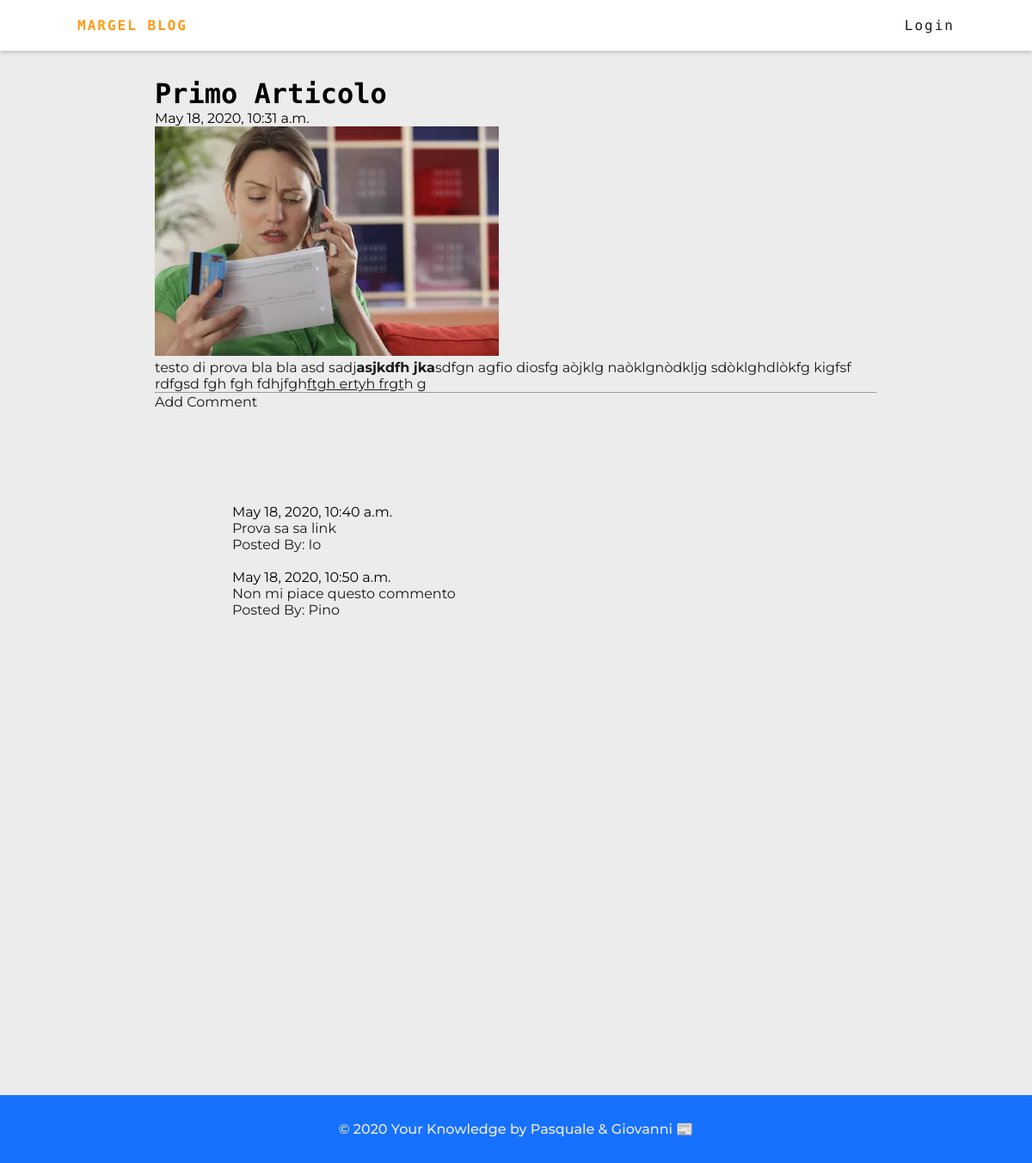
/blog/article/1, run on the app's committed database.
### blog_app/models.py (models this page shows, shortened)
class Article(models.Model):
    author = models.ForeignKey('auth.user', on_delete=models.CASCADE)
    title = models.CharField(max_length=100)
    content = models.TextField()
    image = models.ImageField(upload_to='article_pics', blank=True)
    pub_date = models.DateTimeField('date published', blank=True, null=True)
    create_date = models.DateTimeField(default=timezone.now)
    category = models.ForeignKey(Category, on_delete=models.CASCADE, blank=True)
    tag = models.ManyToManyField(Tag)
    pin = models.BooleanField(default=False)

class Comment(models.Model):
    article = models.ForeignKey(Article, related_name='comments', on_delete=models.CASCADE)
    author = models.CharField(max_length=200)
    text = models.TextField()
    create_date = models.DateTimeField(default = timezone.now)
    approved_comment = models.BooleanField(default=False)

### blog_app/views.py (the view)
# urls.py: path('article/<int:pk>', views.ArticleDetailView.as_view(), name='article_detail'),
class ArticleDetailView(DetailView):
    model = Article

### templates/blog_app/article_detail.html (shortened to what this page needs)
{% extends 'blog_app/base.html' %}
{% block main_content %}
<div class="container">
    <div class="news-deck">
    <h1>{{article.title}}</h1>
    {% if article.pub_date %}
        <div class="">
            {{article.pub_date}}
        </div>
    {% else %}
        <a class="" href="{% url 'blog_app:article_publish' pk=article.pk %}">Publish</a>
    {% endif %}
    {% if article.image %}
    <img src="{{article.image.url}}" />
    {% endif %}
    <p>{{article.content|safe|linebreaksbr}}</p>
    <hr>
    <a href="{% url 'blog_app:add_comment_to_article' pk=article.pk %}" class="btn btn-primary btn-comment">Add Comment</a>
    <div class="container">
        {% for comment in article.comments.all %}
        <br>
            {% if user.is_authenticated or comment.approved_comment %}
                {{comment.create_date}}
                <p>{{comment.text|safe|linebreaks}}</p>
                <p>Posted By: {{comment.author}}</p>
            {% endif %}
            {% empty %}
            <P>No Comments</P>
        {% endfor %}
    </div>
</div>
</div>
{% endblock %}

### static/css/style.css (style rules this page uses)
:root { --text: rgb(27, 27, 27); --white: #fff; --grey: #ececec; --grey2: #dfdede; --grey3: rgb(129, 129, 129); --azzurro: #cbe7ff; --azzurro2: rgba(56, 153, 209, 0.7); --azzurro3: #1797ff; --azzurro4: #1771ff; --azzurro5: #0a43a0; --accent: #ff9a17; --gradient-azzurro: linear-gradient(200deg, #1771ff, rgba(56, 153, 209, 0.7)); --gradient-white: linear-gradient(200deg, #fff, #cbe7ff); --top-title: #1771ff; --top-title2: #ececec; --top-title-hover: #fff; --footer: #1771ff; }
* { padding: 0; margin: 0; box-sizing: border-box; }
html { font-family: "Montserrat", sans-serif; font-size: 10px; }
body { font-size: 1.6rem; width: 100%; height: 100%; background-color: var(--grey); }
p { color: var(--text); }
.container { min-height: 88.4vh; padding: 0 2rem; margin-top: 90px; }
a { text-decoration: none; color: var(--text); }
h1, h2, h3, h4, h5, h6 { font-family: "DM Mono", monospace; }
@media screen and (min-width: 769px) { .container { padding: 0 9rem; } }

### data on the page
Article: title "Primo Articolo", pub_date "May 18, 2020, 10:31 a.m.", image (picture), content "testo di prova bla bla asd sadj asjkdfh jka sdfgn agfio diosfg aòjklg naòklgnòdkljg sdòklghdlòkfg kigfsf rdfgsd fgh fgh fdhjfgh ftgh ertyh frgt h g"
Comment: create_date "May 18, 2020, 10:40 a.m.", text "Prova sa sa link", author "Io"
Comment: create_date "May 18, 2020, 10:50 a.m.", text "Non mi piace questo commento", author "Pino"
